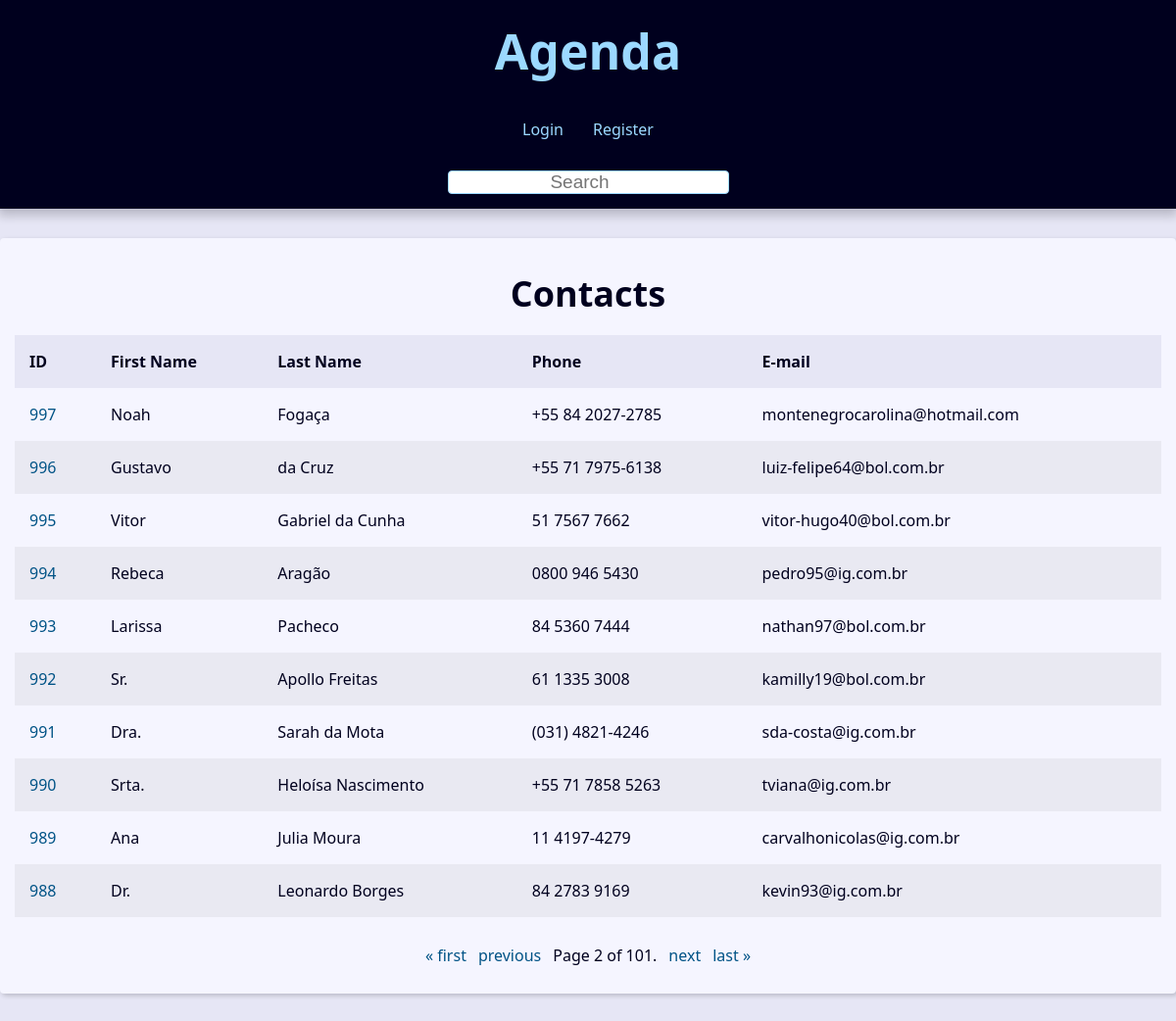
The page /?page=2&q= on the database its author committed.
### contact/models.py (models this page shows, shortened)
class Contact(models.Model):
    first_name = models.CharField(max_length=50)
    last_name = models.CharField(max_length=50, blank=True)
    phone = models.CharField(max_length=20)
    email = models.EmailField(max_length=100, blank=True)
    created_date = models.DateTimeField(default=timezone.now)
    description = models.TextField(blank=True)
    show = models.BooleanField(default=True)
    picture = models.ImageField(upload_to='pictures/%Y/%m/', blank=True)
    category = models.ForeignKey(Category, on_delete=models.SET_NULL, null=True, blank=True)
    owner = models.ForeignKey(User, on_delete=models.SET_NULL, null=True, blank=True)

### contact/views/contact_views.py (the view)
# urls.py: path('', views.index, name='index'),
def index(request):
    contacts = Contact.objects.filter(show=True).order_by('-id')
    paginator = Paginator(contacts, 10)
    page_number = request.GET.get('page')
    page_obj = paginator.get_page(page_number)
    context = {
        'page_obj': page_obj,
        'site_title': 'Contatos - '
    }
    return render(request, 'contact/index.html', context)

### contact/templates/contact/index.html
{% extends "global/base.html" %}
{% block content %}
{% if page_obj %}
    <div class = "responsive-table">
        <table class = "contacts-table">
            <caption class = "table-caption">
                <h2>Contacts</h2>
            </caption>
            <thead>
                <tr class = "table-row table-row-header">
                    <th class = "table-header">ID</th>
                    <th class = "table-header">First Name</th>
                    <th class = "table-header">Last Name</th>
                    <th class = "table-header">Phone</th>
                    <th class = "table-header">E-mail</th>
                </tr>
            </thead>
            <tbody>
                {% for contact in page_obj %}
                    <tr class = "table-row">
                        <td class = "table-cel">
                            <a
                                class = "table-link"
                                href = "{% url "contact:contact" contact.id %}"
                            >
                                {{ contact.id }}
                            </a>
                        </td>
                        <td class = "table-cel">
                            {{ contact.first_name }}
                        </td>
                        <td class = "table-cel">
                            {{ contact.last_name }}
                        </td>
                        <td class = "table-cel">
                            {{ contact.phone }}
                        </td>
                        <td class = "table-cel">
                            {{ contact.email }}
                        </td>
                    </tr>
                {% endfor %}
            </tbody>
        </table>
    </div>
{% else %}
<div class="single-contact">
    <h1 class="single-contact-name">
        No contacts found.
    </h1>
</div>
{% endif %}
{% endblock content %}

### base_static/global/css/style.css (style rules this page uses)
:root { --spacing: 1.5rem; --link-dark-color: rgb(0, 83, 134); --link-light-color: rgb(156, 217, 255); --clr-white: rgb(245, 245, 255); --clr-black: rgb(0, 0, 30); --clr-light-gray: rgb(230, 230, 245); --clr-dark-shadow-5: rgba(0, 0, 10, 5%); --clr-dark-shadow-10: rgba(0, 0, 10, 10%); --clr-dark-shadow-20: rgba(0, 0, 10, 20%); --clr-light-shadow-5: rgba(200, 200, 255, 5%); --clr-light-shadow-10: rgba(200, 200, 255, 10%); --clr-light-shadow-20: rgba(200, 200, 255, 20%); --main-page-width: 120rem; --table-min-width: 60rem; --biggest-font-size: 5rem; --bigger-font-size: 4rem; --big-font-size: 3.2rem; --medium-font-size: 2.4rem; --small-font-size: 1.6rem; --smaller-font-size: 1.4rem; --smallest-font-size: 1.2rem; --transition-fast: 300ms; --transition-medium: 600ms; --transition-slow: 1s; --default-border-radius: 4px; }
*, *::before, *::after { margin: 0; padding: 0; box-sizing: border-box; }
html { font-size: 62.5%; }
body { font-family: system-ui, -apple-system, BlinkMacSystemFont, 'Segoe UI', Roboto, Oxygen, Ubuntu, Cantarell, 'Open Sans', 'Helvetica Neue', sans-serif; line-height: 1.5; font-size: var(--small-font-size); color: var(--clr-black); -webkit-font-smoothing: antialiased; background: var(--clr-light-gray); }
.responsive-table { width: 100%; overflow-x: auto; }
.contacts-table { width: 100%; min-width: var(--table-min-width); border-collapse: collapse; }
.table-caption { font-size: var(--medium-font-size); font-weight: bold; padding: var(--spacing); }
.table-row { text-align: left; text-overflow: ellipsis; transition: background-color var(--transition-fast) ease-in-out; }
.table-row:nth-of-type(2n) { background: var(--clr-dark-shadow-5); }
.table-row-header { background: var(--clr-light-gray); color: var(--clr-black); }
.table-cel, .table-header { padding: var(--spacing); }
.table-link { color: var(--link-dark-color); transition: color var(--transition-fast) ease-in-out; text-decoration: none; }

### rows shown on the page
Contact: id "997", first_name "Noah", last_name "Fogaça", phone "+55 84 2027-2785", email "montenegrocarolina@hotmail.com"
Contact: id "996", first_name "Gustavo", last_name "da Cruz", phone "+55 71 7975-6138", email "luiz-felipe64@bol.com.br"
Contact: id "995", first_name "Vitor", last_name "Gabriel da Cunha", phone "51 7567 7662", email "vitor-hugo40@bol.com.br"
Contact: id "994", first_name "Rebeca", last_name "Aragão", phone "0800 946 5430", email "pedro95@ig.com.br"
Contact: id "993", first_name "Larissa", last_name "Pacheco", phone "84 5360 7444", email "nathan97@bol.com.br"
Contact: id "992", first_name "Sr.", last_name "Apollo Freitas", phone "61 1335 3008", email "kamilly19@bol.com.br"
Contact: id "991", first_name "Dra.", last_name "Sarah da Mota", phone "(031) 4821-4246", email "sda-costa@ig.com.br"
Contact: id "990", first_name "Srta.", last_name "Heloísa Nascimento", phone "+55 71 7858 5263", email "tviana@ig.com.br"
Contact: id "989", first_name "Ana", last_name "Julia Moura", phone "11 4197-4279", email "carvalhonicolas@ig.com.br"
Contact: id "988", first_name "Dr.", last_name "Leonardo Borges", phone "84 2783 9169", email "kevin93@ig.com.br"

### other values the page prints
{{ page_obj.number }} "2"
{{ page_obj.paginator.num_pages }} "101"
